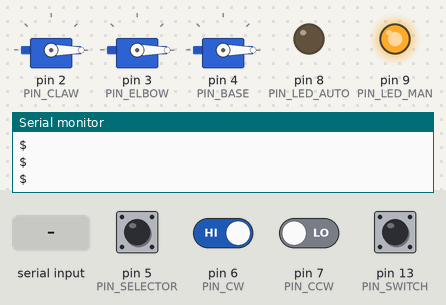
Bench run of a sketch on a simulated Arduino Uno, built with avr-gcc and run on an emulated ATmega328P. On the bench: 3 × servo, output pins drawn as LEDs (lit = HIGH), the last lines printed to the serial monitor. The inputs (shaded band) are chosen by the test bench; at power-on: pin 5 (PIN_SELECTOR), pin 6 (PIN_CW), pin 13 (PIN_SWITCH) HIGH, pin 7 (PIN_CCW) LOW.

Above: at 1.2 s.
1.3 s: pin 6 (PIN_CW) driven LOW
At 2.51 s:
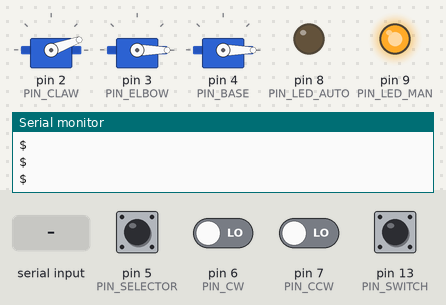
4.3 s: pin 5 (PIN_SELECTOR) pulled LOW for 0.15 s
At 4.48 s:
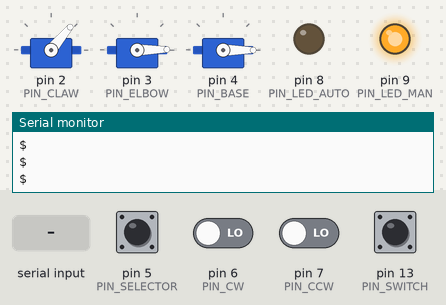
7.3 s: pin 13 (PIN_SWITCH) pulled LOW for 0.15 s
At 8.7 s:
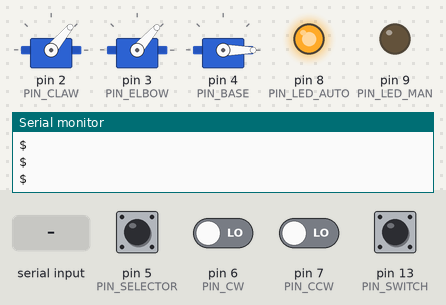
9.0 s: "1\n" received over the second serial link
At 11.18 s:
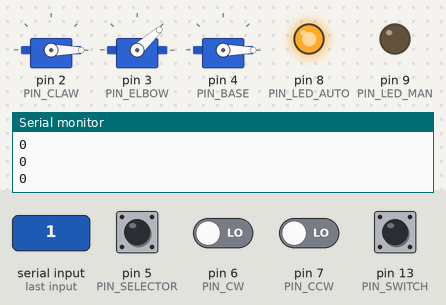
12.0 s: pin 13 (PIN_SWITCH) pulled LOW for 1 s
At 14.21 s:
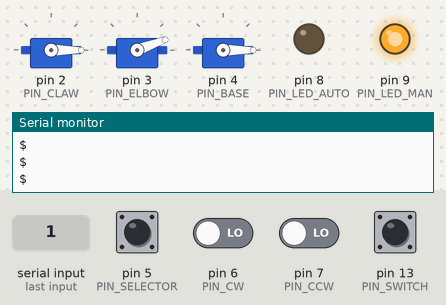
15.8 s: pin 5 (PIN_SELECTOR) pulled LOW for 1 s
At 15.95 s:
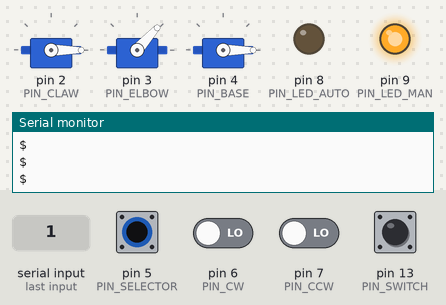
Timing chart, 0 to 22.0 s (numbered marks = the images above; inputs shaded):
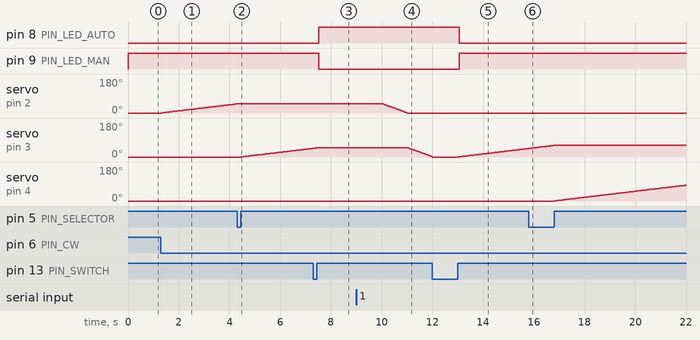

Measured:
- after the input at 1.3 s, servo on pin 2 (PIN_CLAW): moves from 0° to 48° over 2.9 s, starting at once
- after the input at 4.3 s, servo on pin 3 (PIN_ELBOW): moves from 0° to 46° over 2.8 s, starting after 0.18 s
- after the input at 7.3 s, pin 8 (PIN_LED_AUTO): LOW → HIGH after 0.23 s; pin 9 (PIN_LED_MAN): HIGH → LOW after 0.23 s; servo on pin 3 (PIN_ELBOW): goes on until 7.5 s, then stays 49°
- after the input at 9.0 s, servo on pin 2 (PIN_CLAW): moves from 50° to 0° over 0.98 s, starting after 1.0 s; servo on pin 3 (PIN_ELBOW): moves from 49° to 1° over 0.94 s, starting after 2.1 s
- after the input at 12.0 s, pin 8 (PIN_LED_AUTO): HIGH → LOW after 1.1 s; pin 9 (PIN_LED_MAN): LOW → HIGH after 1.1 s
- after the input at 15.8 s, servo on pin 3 (PIN_ELBOW): goes on until 16.8 s, then stays 61°; servo on pin 4 (PIN_BASE): moves from 0° to 84° over 5.2 s, starting after 1.0 s

The sketch:

RoboticArmMega.ino
```cpp
#include <Servo.h>
#include <ArduinoJson.h>
#include <SoftwareSerial.h>
#include <string.h>
#include <Wire.h>
#include <LiquidCrystal_I2C.h>

#define PIN_CLAW 2
#define PIN_ELBOW 3
#define PIN_BASE 4

#define PIN_SELECTOR 5
#define PIN_CW 6
#define PIN_CCW 7

#define PIN_LED_AUTO 8
#define PIN_LED_MAN 9

#define PIN_SWITCH 13

#define CLAW_MAX 50
#define ELBOW_MAX 75
#define BASE_MAX 180

#define DELAY 20

#define PIN_RX 0
#define PIN_TX 1

LiquidCrystal_I2C lcd(0x27, 16, 2);
SoftwareSerial serialReader(PIN_RX, PIN_TX);
Servo sClaw, sElbow, sBase;
int clawPos, elbowPos, basePos;

bool isAutomatic;
byte state, servoSelector_pressed, modeSelector_pressed;

void parseJSON(String json) {
  Serial.println(json);

  const char s[2] = "\n";
  char * cstr = new char[json.length() + 1];
  strcpy(cstr, json.c_str());

  char *token = strtok(cstr, s);

  while (token != NULL) {
    StaticJsonBuffer<200> jsonBuffer;
    JsonObject& node = jsonBuffer.parseObject(token);

    if (node.containsKey("Delay")) {
      rotateAutomatic(node["Claw"], node["Elbow"], node["Base"]);
      delay(node["Delay"]);
    } else {
      rotateAutomatic(node["Claw"], node["Elbow"], node["Base"]);
      delay(DELAY);
    }

    token = strtok(NULL, s);
  }
}

void rotateAutomatic(int clawVAL, int elbowVAL, int baseVAL) {
  Serial.println(clawVAL);
  Serial.println(elbowVAL);
  Serial.println(baseVAL);

  ClawRot(clawVAL);
  ElbowRot(elbowVAL);
  BaseRot(baseVAL);
}

void ClawRot(int pos) {
  if (pos > CLAW_MAX) pos = CLAW_MAX;
  else if (pos < 0) pos = 0;

  if (pos > clawPos) {
    for (int i = clawPos; i <= pos; i++) {
      sClaw.write(i);
      delay(DELAY);
    }
  } else if (pos < clawPos) {
    for (int i = clawPos; i >= pos; i--) {
      sClaw.write(i);
      delay(DELAY);
    }
  }
  clawPos = pos;
}

void ElbowRot(int pos) {
  if (pos > ELBOW_MAX) pos = ELBOW_MAX;
  else if (pos < 0) pos = 0;

  if (pos > elbowPos) {
    for (int i = elbowPos; i <= pos; i++) {
      sElbow.write(i);
      delay(DELAY);
    }
  } else if (pos < elbowPos) {
    for (int i = elbowPos; i >= pos; i--) {
      sElbow.write(i);
      delay(DELAY);
    }
  }
  elbowPos = pos;
}

void BaseRot(int pos) {
  if (pos > BASE_MAX) pos = BASE_MAX;
  else if (pos < 0) pos = 0;

  if (pos > basePos) {
    for (int i = basePos; i <= pos; i++) {
      sBase.write(i);
      delay(DELAY);
    }
  } else if (pos < basePos) {
    for (int i = basePos; i >= pos; i--) {
      sBase.write(i);
      delay(DELAY);
    }
  }
  basePos = pos;
}

void rotateCC() {
  if (state == 0) {
    ClawRot(clawPos + 1);
  }
  else if (state == 1) {
    ElbowRot(elbowPos + 1);
  }
  else if (state == 2) {
    BaseRot(basePos + 1);
  }
}

void rotateCCW() {
  if (state == 0) {
    ClawRot(clawPos - 1);
  }
  else if (state == 1) {
    ElbowRot(elbowPos - 1);
  }
  else if (state == 2) {
    BaseRot(basePos - 1);
  }
}

void resetAll() {
  clawPos = 0;
  elbowPos = 0;
  basePos = 0;

  sClaw.write(clawPos);
  sElbow.write(elbowPos);
  sBase.write(basePos);
}

void writeLCD(String line1, String line2) {
  lcd.setCursor(0,0);
  lcd.print(line1);
  lcd.setCursor(0,1);
  lcd.print(line2);
}

void changeMode() {
  if (isAutomatic == HIGH) {
    digitalWrite(PIN_LED_MAN, LOW);
    digitalWrite(PIN_LED_AUTO, HIGH);
    writeLCD("Bratso", "IP:192.168.1.11");
  }
  else {
    digitalWrite(PIN_LED_MAN, HIGH);
    digitalWrite(PIN_LED_AUTO, LOW);

    if (state == 0) {
      writeLCD("Bratso", "Claw Selected");
    }
    else if (state == 1) {
      writeLCD("Bratso", "Elbow Selected");
    }
    else if (state == 2) {
      writeLCD("Bratso", "Base Selected");
    }
  }
}

void setup() {
  Serial.begin(9600);
  serialReader.begin(9600);

  pinMode(PIN_LED_AUTO, OUTPUT);
  pinMode(PIN_LED_MAN, OUTPUT);

  pinMode(PIN_SELECTOR, INPUT);
  pinMode(PIN_CW, INPUT);
  pinMode(PIN_CCW, INPUT);
  pinMode(PIN_SWITCH, INPUT);

  sClaw.attach(PIN_CLAW);
  sElbow.attach(PIN_ELBOW);
  sBase.attach(PIN_BASE);

  isAutomatic = LOW;
  resetAll();
}

void loop() {
  changeMode();
  if (digitalRead(PIN_SWITCH) == LOW)
  {
    modeSelector_pressed = 1;
    Serial.println("*");
  }
  else
  {
    if (modeSelector_pressed == 1) {
      modeSelector_pressed = 2;
    }
    Serial.println("$");
  }

  if (modeSelector_pressed == 2) {
    if (isAutomatic == HIGH) {
      isAutomatic = LOW;
    }
    else {
      isAutomatic = HIGH;
    }
    modeSelector_pressed = 0;
  }

  if (isAutomatic == HIGH) {
    if (serialReader.available()) {
      parseJSON(serialReader.readString());
    }
  }
  else {
    if (digitalRead(PIN_SELECTOR) == LOW)
    {
      servoSelector_pressed = 1;
    }
    else
    {
      if (servoSelector_pressed == 1) {
        servoSelector_pressed = 2;
      }
    }

    if (servoSelector_pressed == 2) {
      state = (state > 1) ? 0 : state + 1;
      servoSelector_pressed = 0;
    }

    if (digitalRead(PIN_CW) == LOW) {
      rotateCC();
    }
    else if (digitalRead(PIN_CCW) == LOW) {
      rotateCCW();
    }
  }

  delay(DELAY);
}
```
